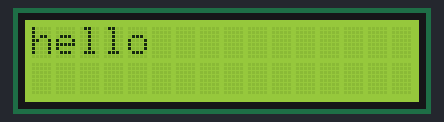
The sketch below on a simulated Arduino Uno, built with avr-gcc and run on an emulated ATmega328P. Parts: 16×2 character LCD.

Above: at 0.18 s.
At 5.7 s:
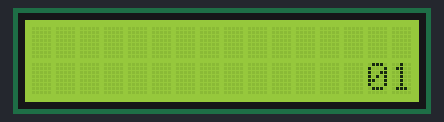
At 10.46 s:
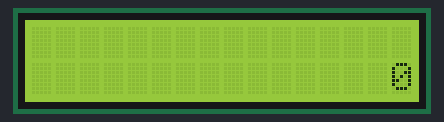
At 19.98 s:
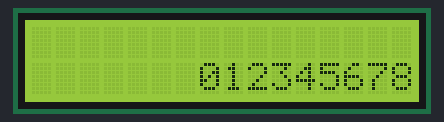
At 29.5 s:
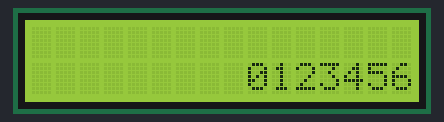
At 39.77 s:
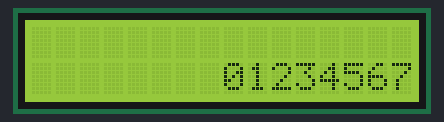

The sketch:

LCD.ino
```cpp
#include <LiquidCrystal.h>

LiquidCrystal lcd(12, 11, 5, 4, 3, 2);


void setup() {
  lcd.begin(16, 2);
  lcd.print("hello");
}

void loop() {
  lcd.setCursor(16, 1);

  for(int i=0;i<10;i++)
  {
    lcd.print(i);
    //位移等候時間
    delay(250);
    //將第一行向左邊移一個位
    lcd.scrollDisplayLeft();
  }

  lcd.clear();

}
```
